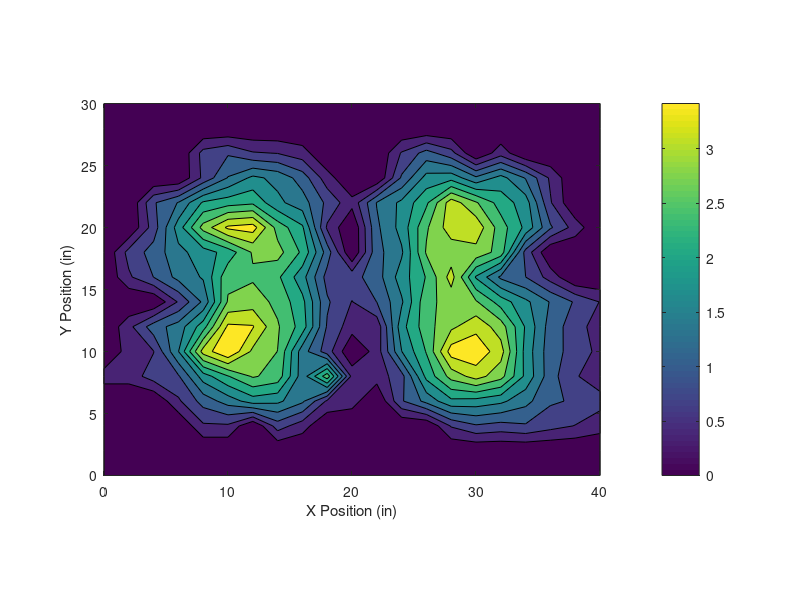
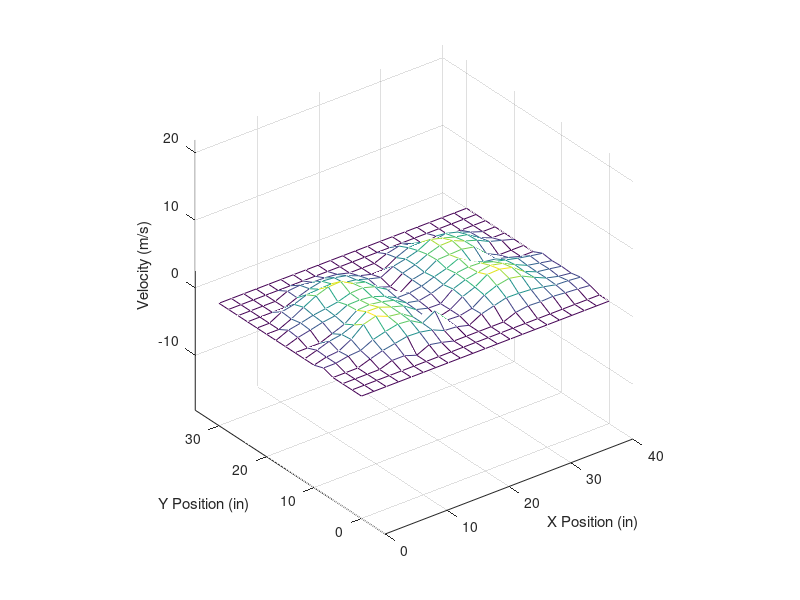
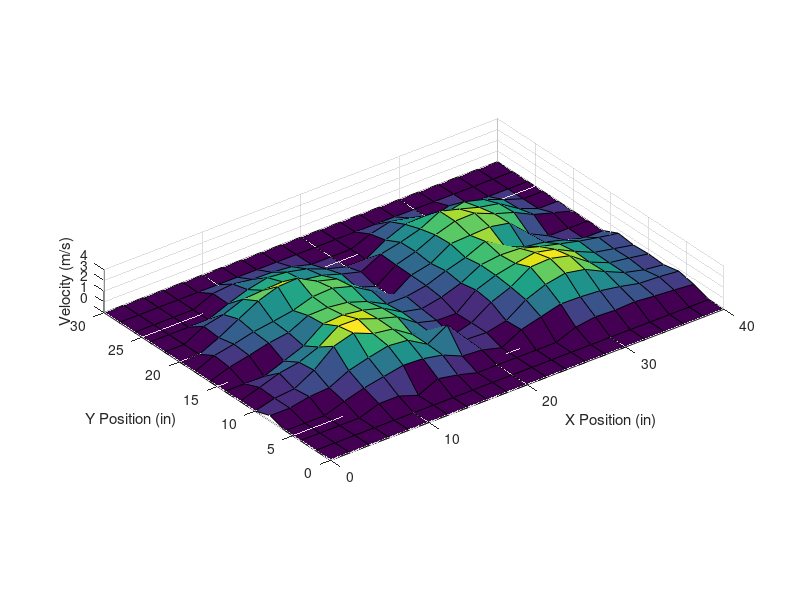

Write the MATLAB code that produced these figures, in order.
clear
clc
close all

down  = [0	0	0	0	0	0	0	0	0	0	0	0	0	0	0	0	0	0	0	0	0;
0	0	0	0	0	0	0	0	0	0	0	0	0	0	0	0	0	0	0	0	0;
0	0	0	0	1.4	1.4	0	1.9	1.1	0	0	0	0	0	1.6	2.2	2	2.2	1.8	1.5	1.1;
0	0	0	1.4	2.6	3.4	4.2	4	3.2	1.4	1.1	0	2.2	3.3	4.4	4.3	4	3.3	2.4	2.2	1.8;
1.1	1.1	1.9	2.2	4.2	5.3	6.2	5.8	3.4	5.8	1.3	1.1	2	4.8	6.4	7.2	6.4	4.4	2.6	1.6	1.1;
0	1.1	1.5	3.8	7.2	8.4	6.7	6.1	3.4	1.9	0	1.1	3.8	5.4	8	8.2	7.2	4.3	2.6	2	1.3;
0	1.3	2.7	3.4	5	7.8	7.7	6.2	5	2.2	1.1	1	4.3	5.8	6.7	7.4	6.5	4.5	2.7	1.9	1.1;
0	0	0	1.6	3.2	6.2	6.5	5.9	4.8	2.4	1.5	2.3	3.7	5.9	6.4	6.2	5	4	3	2.2	1.5;
0	1.4	2.3	3.3	3.9	5.9	6	5.5	4.1	2	2	2.7	4.2	5.4	7.2	4.5	2.9	2.3	1.2	0	0;
0	1.8	2.6	3.6	4.2	4.9	6.2	6.4	5.2	2.7	0	2.8	3.7	6.2	6.4	6.6	5.8	2	0	0	0;
0	0	1.9	4.2	6.4	7.8	8	5.8	4.7	1.4	0	2.9	4.1	6	7.3	7.4	5.7	4.4	2.4	1.2	0;
0	0	2.2	3.1	4.7	5	5.2	4	3.4	2.1	1	3.1	4	5.2	7.3	6.2	5	4.2	1.6	0	0;
0	0	0	0	1.7	3.1	4	3.6	2.7	1.1	0	0	2.4	4.1	4.3	3.2	4.1	3	1.4	0	0;
0	0	0	0	1.8	2.2	1.6	1.5	1.1	0	0	0	1.6	2.6	1.8	0	1.2	0	0	0	0;
0	0	0	0	0	0	0	0	0	0	0	0	0	0	0	0	0	0	0	0	0;
0	0	0	0	0	0	0	0	0	0	0	0	0	0	0	0	0	0	0	0	0];

down = down.*0.44704

xvec = 0:2:40;
yvec = 0:2:30;

[xx,yy] = meshgrid(xvec,yvec);

max1 = max(down);

figure()
contourf(xx,yy,down)
colorbar;
% ylabel(hb,'Velocity (m/s)')
xlabel('X Position (in)')
ylabel('Y Position (in)')
axis equal

figure()
mesh(xx,yy,down)
xlabel('X Position (in)')
ylabel('Y Position (in)')
zlabel('Velocity (m/s)')
axis equal

figure()
surf(xx,yy,down)
% hb = colorbar;
% ylabel(hb,'Velocity (m/s)')
xlabel('X Position (in)')
ylabel('Y Position (in)')
zlabel('Velocity (m/s)')
axis([0 40 0 30 0 4])
axis equal

